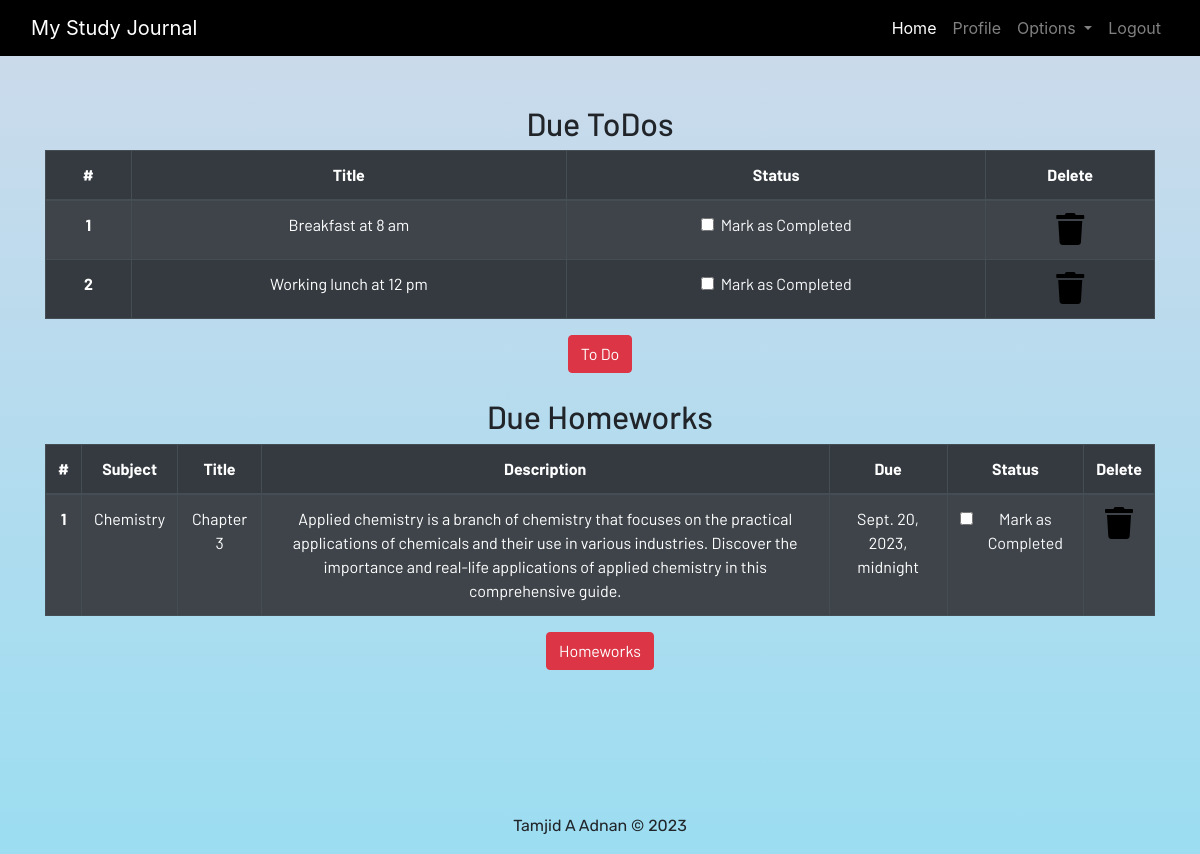
/profile/ (signed in), run on the app's committed database.
### dashboard/models.py (models this page shows, shortened)
class Todo(models.Model):
    user = models.ForeignKey(User, on_delete=models.CASCADE)
    title = models.CharField(max_length=100)
    is_finished = models.BooleanField(default=False)

class Homework(models.Model):
    user = models.ForeignKey(User, on_delete=models.CASCADE)
    subject = models.CharField(max_length=50)
    title = models.CharField(max_length=100)
    description = models.TextField()
    due = models.DateTimeField()
    is_finished = models.BooleanField(default=False)

### dashboard/views.py (the view)
# urls.py: path('profile/', dash_views.profile, name='profile'),
@login_required(login_url='login/')
def profile(request):
    homeworks = Homework.objects.filter(is_finished=False,user = request.user)
    todos = Todo.objects.filter(is_finished=False,user = request.user)
    if len(homeworks) == 0:
        homework_done = True
    else:
        homework_done = False
    if len(todos) == 0:
        todos_done = True
    else:
        todos_done = False
    context = {
        'homeworks' :homeworks,
        'todos' :todos,
        'homework_done' :homework_done,
        'todos_done' :todos_done
    }
    return render(request, "dashboard/profile.html", context)

### dashboard/templates/dashboard/profile.html
{% extends 'dashboard/base.html' %} {% load static %}
{% load crispy_forms_tags%}
{% block content %}
<section class="text-center">
    <div class="container">
    {% if not todos_done %}
        <h2>Due ToDos</h2>
        <table class="table table-striped table-bordered table-hover table-dark">
            <thead>
                <tr>
                    <th scope="col">#</th>
                    <th scope="col">Title</th>
                    <th scope="col">Status</th>
                    <th scope="col">Delete</th>
                </tr>
            </thead>
            <tbody>
                {% for todo in todos %}
                <tr>
                    <th scope="row">{{forloop.counter}}</th>
                    <td>{{todo.title}}</td>
                    <td>
                        <a href="{% url 'update-todo' todo.id %}">
                            <div class="form-check">
                                {% if todo.is_finished == True %}
                                <input class="form-check-input" type="checkbox" value="" checked>
                                {% else %}
                                <input class="form-check-input" type="checkbox" value="">
                                {% endif %}
                                <label class="form-check-label text-light" for="flexCheckDefault">
                                    Mark as Completed
                                </label>
                            </div>
                        </a>
                    </td>
                    <td><a href="{% url 'delete-todo' todo.id %}"><i class="fa fa-trash fa-2x"></i></a></td>
                </tr>
                {% endfor %}
            </tbody>
        </table>
    {% else %}
        <h3>All To dos are completed!!!!</h3>
    {% endif %}
        <a href="{% url 'todo' %}" class="btn btn-danger">To Do</a>
        <br><br>
        {% if not homework_done %}
        <h2>Due Homeworks</h2>
        <table class="table table-striped table-bordered table-hover table-dark">
            <thead>
                <tr>
                    <th scope="col">#</th>
                    <th scope="col">Subject</th>
                    <th scope="col">Title</th>
                    <th scope="col">Description</th>
                    <th scope="col">Due</th>
                    <th scope="col">Status</th>
                    <th scope="col">Delete</th>
                </tr>
            </thead>
            <tbody>
                {% for i in homeworks %}
                <tr>
                    <th scope="row">{{forloop.counter}}</th>
                    <td>{{i.subject}}</td>
                    <td>{{i.title}}</td>
                    <td>{{i.description}}</td>
                    <td>{{i.due}}</td>
                    <td>
                        <a href="{% url 'update-homework' i.id %}">
                            <div class="form-check">
                                {% if homework.is_finished == True %}
                                <input class="form-check-input" type="checkbox" value="" checked>
                                {% else %}
                                <input class="form-check-input" type="checkbox" value="">
                                {% endif %}
                                <label class="form-check-label text-light" for="flexCheckDefault">
                                    Mark as Completed
                                </label>
                            </div>
                        </a>
                    </td>
                    <td><a href="{% url 'delete-homework' i.id %}"><i class="fa fa-trash fa-2x"></i></a></td>
                </tr>
                {% endfor %}
            </tbody>
        </table>
        {% else %}
        <h3>All To homeworks are completed!!!!</h3>
        {% endif %}
        <a href="{% url 'homework' %}" class="btn btn-danger">Homeworks</a>
    </div>
</section>
{% endblock content %}

### dashboard/static/css/main.css (style rules this page uses)
html { scroll-behavior: smooth; height: 100%; width: 100%; }
a { text-decoration: none !important; color: black; }
html, body { max-width: 100%; overflow-x: hidden; height: 100%; width: 100%; }
body { background: linear-gradient(rgba(7, 70, 153, 0.2), rgba(58, 188, 228, 0.5)); overflow-x: hidden; background-size: cover; background-repeat: no-repeat; }
.fa { color: black; }

### data on the page
Todo: title "Breakfast at 8 am"
Todo: title "Working lunch at 12 pm"
Homework: subject "Chemistry", title "Chapter 3", description "Applied chemistry is a branch of chemistry that focuses on the practical applications of chemicals and their use in various industries. Discover the importance and real-life applications of applied chemistry in this comprehensive guide.", due "Sept. 20, 2023, midnight"
